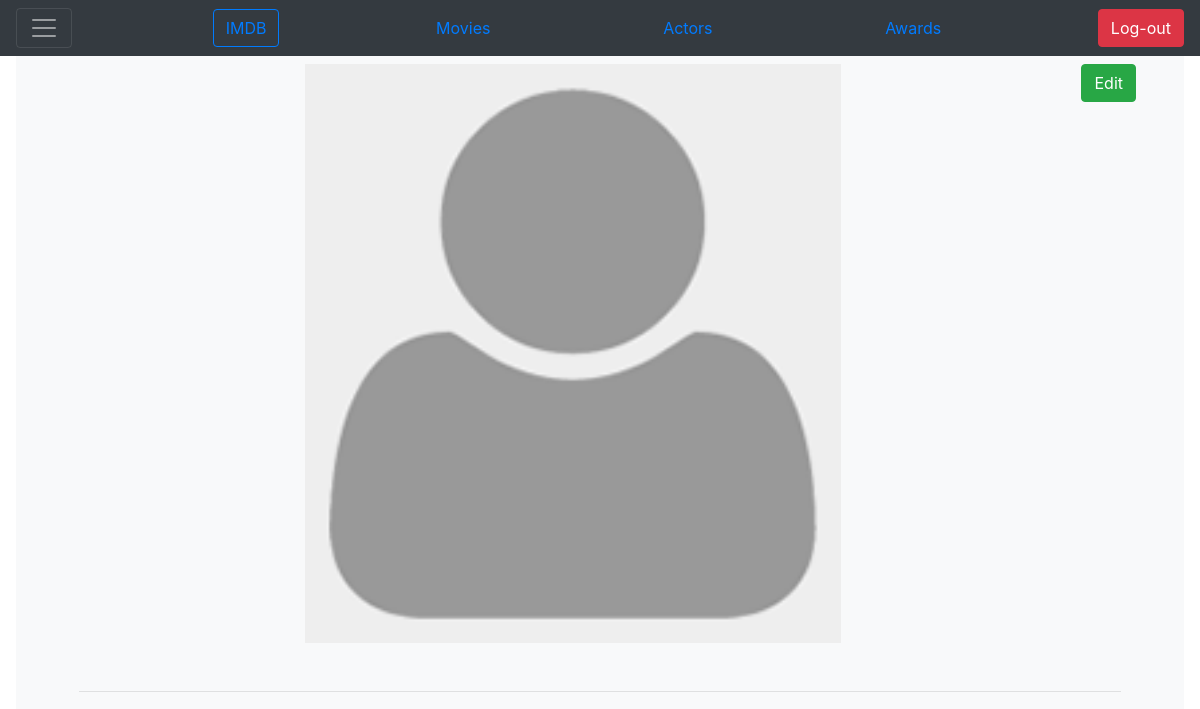
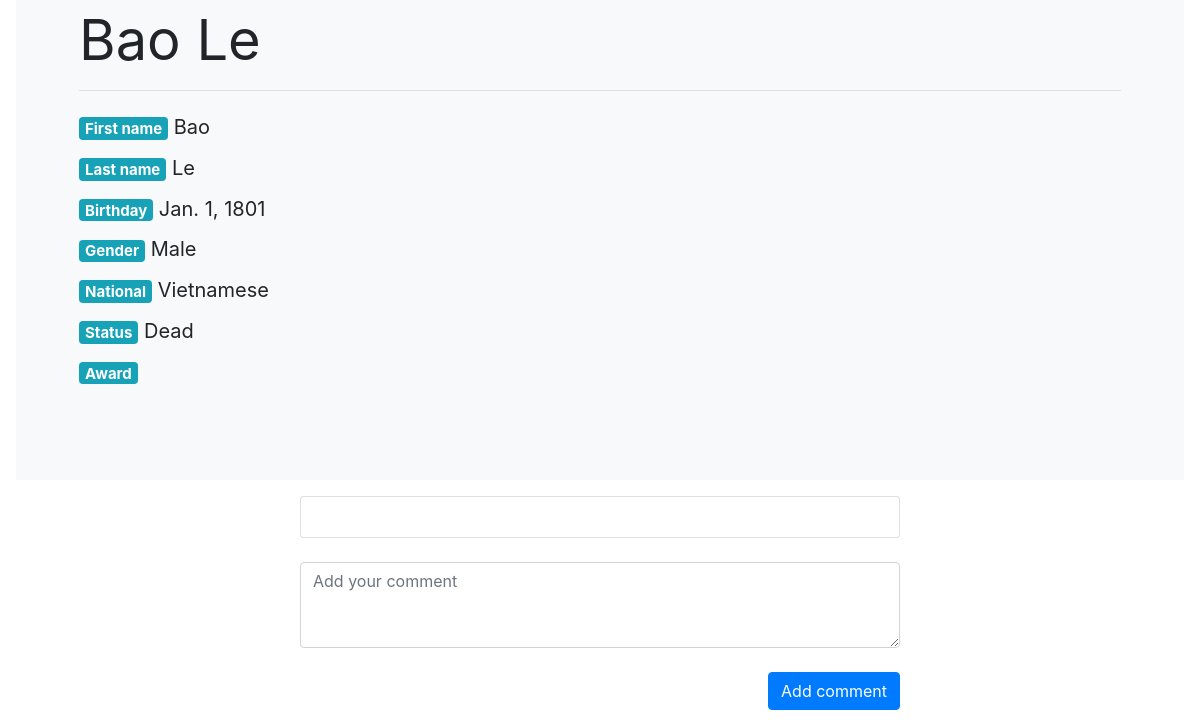
The page /imdb/actors/detail/5/ (signed in) on the database as committed earlier (2 pictures, top to bottom).
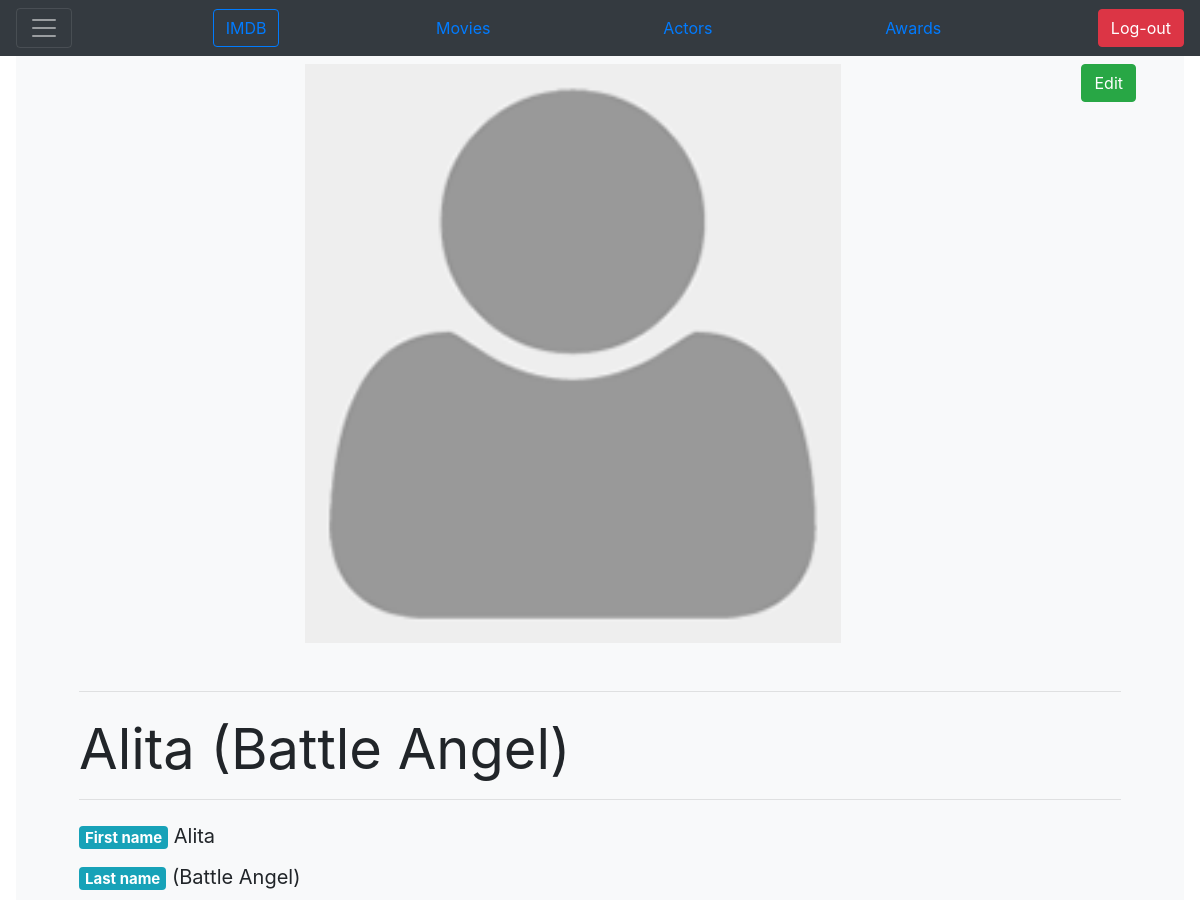
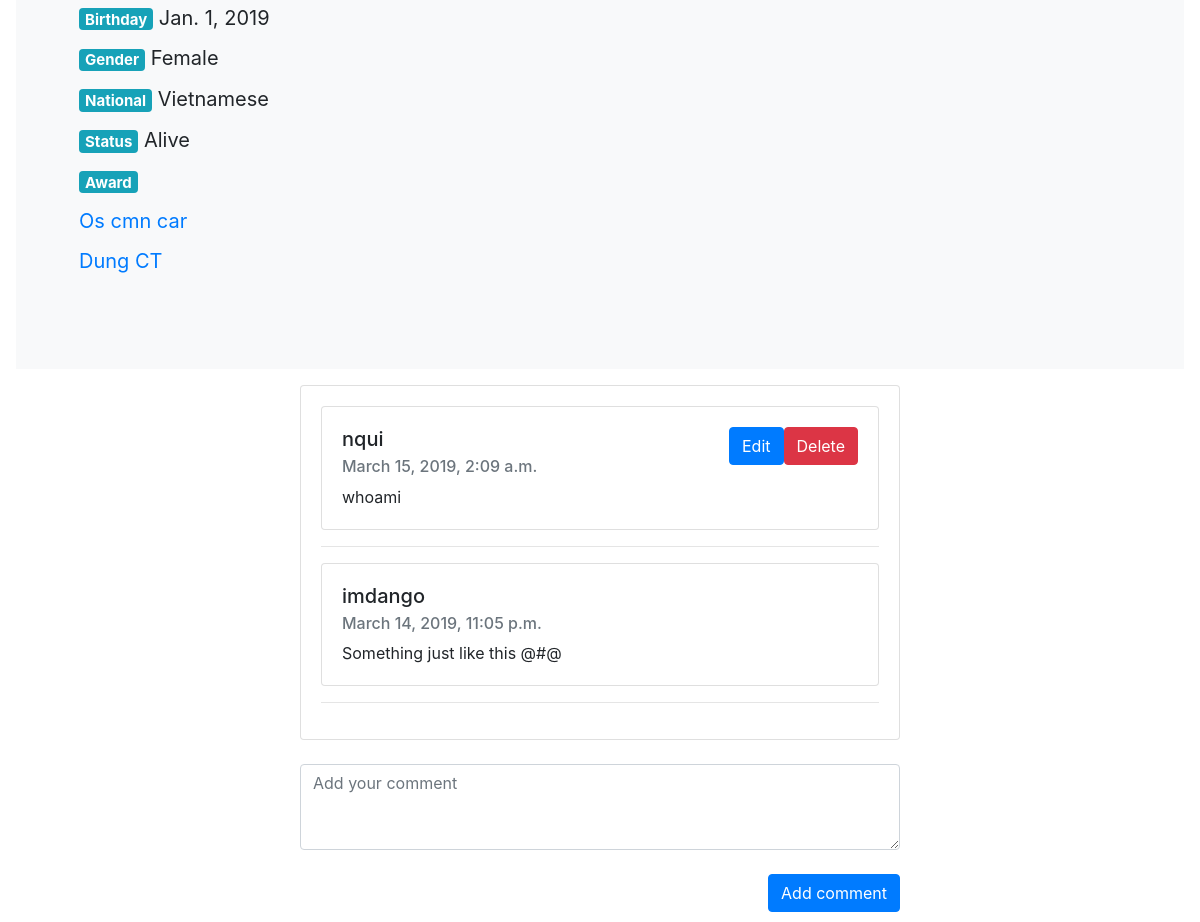
The same page on the database as committed later (2 pictures, top to bottom).
### imdb/models.py (models this page shows, shortened)
class Actor(models.Model):
    MALE = 'MALE'
    FEMALE = 'FEMALE'
    UNDEFINED = 'UNDEFINED'
    SEX_CHOICES = [
        (MALE, MALE.capitalize()),
        (FEMALE, FEMALE.capitalize()),
        (UNDEFINED, UNDEFINED.capitalize()),
    ]
    NATIONALITIES_CHOICES = (('Afghan', 'Afghan'), ('Albanian', 'Albanian'), ('Algerian', 'Algerian'), ('American', 'American'), ('Andorran', 'Andorran'), ('Angolan', 'Angolan'), ('Antiguans', 'Antiguans'), ('Argentinean', 'Argentinean'), ('Armenian', 'Armenian'), ('Australian', 'Australian'), ('Austrian', 'Austrian'), ('Azerbaijani', 'Azerbaijani'), ('Bahamian', 'Bahamian'), ('Bahraini', 'Bahraini'), ('Bangladeshi', 'Bangladeshi'), ('Barbadian', 'Barbadian'), ('Barbudans', 'Barbudans'), ('Batswana', 'Batswana'), ('Belarusian', 'Belarusian'), ('Belgian', 'Belgian'), ('Belizean', 'Belizean'), ('Beninese', 'Beninese'), ('Bhutanese', 'Bhutanese'), ('Bolivian', 'Bolivian'), ('Bosnian', 'Bosnian'), ('Brazilian', 'Brazilian'), ('British', 'British'), ('Bruneian', 'Bruneian'), ('Bulgarian', 'Bulgarian'), ('Burkinabe', 'Burkinabe'), ('Burmese', 'Burmese'), ('Burundian', 'Burundian'), ('Cambodian', 'Cambodian'), ('Cameroonian', 'Cameroonian'), ('Canadian', 'Canadian'), ('Cape Verdean', 'Cape Verdean'), ('Central African', 'Central African'), ('Chadian', 'Chadian'), ('Chilean', 'Chilean'), ('Chinese', 'Chinese'), ('Colombian', 'Colombian'), ('Comoran', 'Comoran'), ('Congolese', 'Congolese'), ('Costa Rican', 'Costa Rican'), ('Croatian', 'Croatian'), ('Cuban', 'Cuban'), ('Cypriot', 'Cypriot'), ('Czech', 'Czech'), ('Danish', 'Danish'), ('Djibouti', 'Djibouti'), ('Dominican', 'Dominican'), ('Dutch', 'Dutch'), ('Dutchman', 'Dutchman'), ('Dutchwoman', 'Dutchwoman'), ('East Timorese', 'East Timorese'), ('Ecuadorean', 'Ecuadorean'), ('Egyptian', 'Egyptian'), ('Emirian', 'Emirian'), ('Equatorial Guinean', 'Equatorial Guinean'), ('Eritrean', 'Eritrean'), ('Estonian', 'Estonian'), ('Ethiopian', 'Ethiopian'), ('Fijian', 'Fijian'), ('Filipino', 'Filipino'), ('Finnish', 'Finnish'), ('French', 'French'), ('Gabonese', 'Gabonese'), ('Gambian', 'Gambian'), ('Georgian', 'Georgian'), ('German', 'German'), ('Ghanaian', 'Ghanaian'), ('Greek', 'Greek'), ('Grenadian', 'Grenadian'), ('Guatemalan', 'Guatemalan'), ('Guinea-Bissauan', 'Guinea-Bissauan'), ('Guinean', 'Guinean'), ('Guyanese', 'Guyanese'), ('Haitian', 'Haitian'), ('Herzegovinian', 'Herzegovinian'), ('Honduran', 'Honduran'), ('Hungarian', 'Hungarian'), ('I-Kiribati', 'I-Kiribati'), ('Icelander', 'Icelander'), ('Indian', 'Indian'), ('Indonesian', 'Indonesian'), ('Iranian', 'Iranian'), ('Iraqi', 'Iraqi'), ('Irish', 'Irish'), ('Israeli', 'Israeli'), ('Italian', 'Italian'), ('Ivorian', 'Ivorian'), ('Jamaican', 'Jamaican'), ('Japanese', 'Japanese'), ('Jordanian', 'Jordanian'), ('Kazakhstani', 'Kazakhstani'), ('Kenyan', 'Kenyan'), ('Kittian and Nevisian', 'Kittian and Nevisian'), ('Kuwaiti', 'Kuwaiti'), ('Kyrgyz', 'Kyrgyz'), ('Laotian', 'Laotian'), ('Latvian', 'Latvian'), ('Lebanese', 'Lebanese'), ('Liberian', 'Liberian'), ('Libyan', 'Libyan'), ('Liechtensteiner', 'Liechtensteiner'), ('Lithuanian', 'Lithuanian'), ('Luxembourger', 'Luxembourger'), ('Macedonian', 'Macedonian'), ('Malagasy', 'Malagasy'), ('Malawian', 'Malawian'), ('Malaysian', 'Malaysian'), ('Maldivan', 'Maldivan'), ('Malian', 'Malian'), ('Maltese', 'Maltese'), ('Marshallese', 'Marshallese'), ('Mauritanian', 'Mauritanian'), ('Mauritian', 'Mauritian'), ('Mexican', 'Mexican'), ('Micronesian', 'Micronesian'), ('Moldovan', 'Moldovan'), ('Monacan', 'Monacan'), ('Mongolian', 'Mongolian'), ('Moroccan', 'Moroccan'), ('Mosotho', 'Mosotho'), ('Motswana', 'Motswana'), ('Mozambican', 'Mozambican'), ('Namibian', 'Namibian'), ('Nauruan', 'Nauruan'), ('Nepalese', 'Nepalese'), ('Netherlander', 'Netherlander'), ('New Zealander', 'New Zealander'), ('Ni-Vanuatu', 'Ni-Vanuatu'), ('Nicaraguan', 'Nicaraguan'), ('Nigerian', 'Nigerian'), ('Nigerien', 'Nigerien'), ('North Korean', 'North Korean'), ('Northern Irish', 'Northern Irish'), ('Norwegian', 'Norwegian'), ('Omani', 'Omani'), ('Pakistani', 'Pakistani'), ('Palauan', 'Palauan'), ('Panamanian', 'Panamanian'), ('Papua New Guinean', 'Papua New Guinean'), ('Paraguayan', 'Paraguayan'), ('Peruvian', 'Peruvian'), ('Polish', 'Polish'), ('Portuguese', 'Portuguese'), ('Qatari', 'Qatari'), ('Romanian', 'Romanian'), ('Russian', 'Russian'), ('Rwandan', 'Rwandan'), ('Saint Lucian', 'Saint Lucian'), ('Salvadoran', 'Salvadoran'), ('Samoan', 'Samoan'), ('San Marinese', 'San Marinese'), ('Sao Tomean', 'Sao Tomean'), ('Saudi', 'Saudi'), ('Scottish', 'Scottish'), ('Senegalese', 'Senegalese'), ('Serbian', 'Serbian'), ('Seychellois', 'Seychellois'), ('Sierra Leonean', 'Sierra Leonean'), ('Singaporean', 'Singaporean'), ('Slovakian', 'Slovakian'), ('Slovenian', 'Slovenian'), ('Solomon Islander', 'Solomon Islander'), ('Somali', 'Somali'), ('South African', 'South African'), ('South Korean', 'South Korean'), ('Spanish', 'Spanish'), ('Sri Lankan', 'Sri Lankan'), ('Sudanese', 'Sudanese'), ('Surinamer', 'Surinamer'), ('Swazi', 'Swazi'), ('Swedish', 'Swedish'), ('Swiss', 'Swiss'), ('Syrian', 'Syrian'), ('Taiwanese', 'Taiwanese'), ('Tajik', 'Tajik'), ('Tanzanian', 'Tanzanian'), ('Thai', 'Thai'), ('Togolese', 'Togolese'), ('Tongan', 'Tongan'), ('Trinidadian or Tobagonian', 'Trinidadian or Tobagonian'), ('Tunisian', 'Tunisian'), ('Turkish', 'Turkish'), ('Tuvaluan', 'Tuvaluan'), ('Ugandan', 'Ugandan'), ('Ukrainian', 'Ukrainian'), ('Uruguayan', 'Uruguayan'), ('Uzbekistani', 'Uzbekistani'), ('Venezuelan', 'Venezuelan'), ('Vietnamese', 'Vietnamese'), ('Welsh', 'Welsh'), ('Yemenite', 'Yemenite'), ('Zambian', 'Zambian'), ('Zimbabwean', 'Zimbabwean'))
    first_name = models.CharField(max_length=100)
    last_name = models.CharField(max_length=100)
    birthdate = models.DateField()
    sex = models.CharField(
        max_length=10,
        choices=SEX_CHOICES,
        default=UNDEFINED,
    )
    nationalities = models.CharField(
        max_length=50,
        choices=NATIONALITIES_CHOICES,
        default='Vietnamese',
    )
    alive = models.BooleanField(blank=True)
    def __str__(self):
        return self.first_name + ' ' + self.last_name

class Award(models.Model):
    ACTOR = 'ACTOR'
    MOVIE = 'MOVIE'
    name = models.CharField(max_length=100)
    kind = models.CharField(
        max_length=50,
        choices=(
            (ACTOR, ACTOR.capitalize()),
            (MOVIE, MOVIE.capitalize()),
        ),
        default=ACTOR,
    )
    movie_kind = models.ManyToManyField(Movie, blank=True,)
    actor_kind = models.ManyToManyField(Actor, blank=True,)
    date_assign = models.DateTimeField(blank=True, auto_now_add=True,)
    def __str__(self):
        return self.name

class Comment(models.Model):
    MOVIE = "Movie"
    ACTOR = "Actor"
    AWARD = "Award"
    user = models.ForeignKey(User, on_delete=models.CASCADE,)
    target_kind = models.CharField(max_length=20, blank=True,)
    target_id = models.IntegerField()
    created_time = models.DateTimeField(auto_now_add=True,)
    last_edit = models.DateTimeField(blank=True, null=True,)
    content = models.CharField(max_length=254, blank=False,)

### imdb/views.py (the view)
# urls.py: path('actors/detail/<int:pk>/', views.actor_detail, name="actordetail"),
@login_required
def actor_detail(request, pk):
    if request.method == 'POST':
        cmt_form = CommentForm(request.POST)
        if cmt_form.is_valid():
            cmt_data = cmt_form.save(commit=False)
            cmt_data.user = request.user
            cmt_data.target_kind = request.POST.get('kind')
            cmt_data.target_id = pk
            cmt_data.save()
            return_url = '/imdb/' + str(cmt_data.target_kind).lower() + 's/detail/' + str(cmt_data.target_id)
            return HttpResponseRedirect(return_url)
    else:
        obj = get_object_or_404(Actor, pk=pk)
        pre_form = ActorForm(obj.__dict__)
        cmt_form = CommentForm()
        load_comments = Comment.objects.filter(target_kind__iexact='actor', target_id__exact=obj.id).order_by('-created_time')
        return render(request, 'imdb/actor_detail.html', {'obj': obj,
                                                          'cmt_form': cmt_form,
                                                          'load_comments': load_comments,
                                                          'pre_form': pre_form,})

### imdb/forms.py
class CommentForm(forms.ModelForm):
    class Meta:
        model = Comment
        fields = ('content',)
        widgets = {
            'content': forms.Textarea(attrs={'class': 'form-control', 'placeholder': 'Add your comment', 'rows': '3',}),
        }

class ActorForm(forms.ModelForm):
    class Meta:
        model = Actor
        fields = "__all__"
        widgets = {
            'first_name': forms.TextInput(attrs={'class': 'form-control',}),
            'last_name': forms.TextInput(attrs={'class': 'form-control',}),
            'birthdate': forms.SelectDateWidget(years=range(datetime.today().year, 1800, -1), attrs={'class': 'form-control'}),
            'sex': forms.Select(attrs={'class': 'custom-select d-block w-100',}),
            'nationalities': forms.Select(attrs={'class': 'custom-select d-block w-100',}),
            'alive': forms.CheckboxInput(attrs={'class': 'custom-control-input',}),
        }

### imdb/templates/imdb/actor_detail.html (shortened to what this page needs)
{% extends 'imdb/base.html' %}
{% block actor_detail %}
{% load static %}
<link href="{% static "imdb/product.css" %}" rel="stylesheet">
<body>
<nav class="navbar fixed-top navbar-dark bg-dark">
    <button class="navbar-toggler" type="button" data-toggle="collapse" data-target="#navbarToggleExternalContent" aria-controls="navbarToggleExternalContent" aria-expanded="false" aria-label="Toggle navigation">
        <span class="navbar-toggler-icon"></span>
    </button>
    <a class="btn btn-outline-primary" href="{% url "imdb:index" %}">IMDB</a>
    <a class="nav-link" href="{% url "imdb:movies" %}">Movies</a>
    <a class="nav-link" href="{% url "imdb:actors" %}">Actors</a>
    <a class="nav-link" href="{% url "imdb:awards" %}">Awards</a>
    <form class="form-inline">
        {% if user.is_authenticated %}
        <a class="btn btn-danger" href="{% url "imdb:logout" %}">Log-out</a>
        {% else %}
        <a class="btn btn-primary" href="{% url "imdb:login" %}">Log-in</a>
        <a class="btn btn-link" href="{% url "imdb:signup" %}">Sign-up</a>
        {% endif %}
    </form>
</nav>
<div class="position-relative overflow-hidden p-3 p-md-5 m-md-3 text-center bg-light">
  <button type="button" class="btn btn-success float-right" data-toggle="modal" data-target="#actor_edit{{ obj.id }}">Edit</button>
  <img class="center" src="{% static "imdb/images/noimage.png" %}" alt="">
  <div class="col-md-auto p-lg-10 mx-auto my-5 text-left">
    <hr class="mb-4">
    <h5 class="display-4 font-weight-normal">{{ obj }}</h>
    <hr class="mb-4">
    <p class="lead font-weight-normal"><span class="badge badge-info">First name</span> {{ obj.first_name }}</p>
    <p class="lead font-weight-normal"><span class="badge badge-info">Last name</span> {{ obj.last_name }}</p>
    <p class="lead font-weight-normal"><span class="badge badge-info">Birthday</span> {{ obj.birthdate }}</p>
    <p class="lead font-weight-normal"><span class="badge badge-info">Gender</span> {{ obj.sex.capitalize }}</p>
    <p class="lead font-weight-normal"><span class="badge badge-info">National</span> {{ obj.nationalities }}</p>
    <p class="lead font-weight-normal"><span class="badge badge-info">Status</span> {% if obj.alive %} Alive {% else %} Dead {% endif %}</p>
    <p class="lead font-weight-normal"><span class="badge badge-info">Award</span></p>
    {% for award in obj.award_set.all %}
    <p class="lead font-weight-normal"><a href="{% url "imdb:awarddetail" award.id %}">{{ award }}</a></p>
    {% endfor %}
  </div>
</div>
<div class="center">
  <div class="card">
    <div class="card-body">
    {% for comment in load_comments %}
    <div class="card">
      <div class="card-body">
        {% if user.id == comment.user.id or user.is_staff or user.is_superuser %}
          <button type="button" class="btn btn-danger float-right" data-toggle="modal" data-target="#delete{{ comment.id }}">Delete</button>
          <button type="button" class="btn btn-primary float-right" data-toggle="modal" data-target="#edit{{ comment.id }}">Edit</button>
        {% endif %}
        <h5 class="card-title">{{ comment.user }}</h5>
        <h6 class="card-subtitle mb-2 text-muted">
        {{ comment.created_time }}
        </h6>
        <p class="card-text">{{ comment.content }}</p>
      </div>
    </div>
    <hr class='mb4'>
    {% endfor %}
    </div>
  </div>
  <form action="{% url "imdb:addcomment" obj.id %}" method="post">
    {{ cmt_form.content }}
    <input class="btn btn-primary float-right" type="submit" value="Add comment">
  </form>
</div>
</body>
{% endblock %}

Rows that differ between the two databases and show on the page:
changed Actor "Vietnamese": first_name+last_name "Bao Le" → "Alita (Battle Angel)"; first_name "Bao" → "Alita"; last_name "Le" → "(Battle Angel)"; birthdate "Jan. 1, 1801" → "Jan. 1, 2019"; sex "Male" → "Female"
added Award: name "Os cmn car"
added Award: name "Dung CT"
added Comment: user "nqui", created_time "March 15, 2019, 2:09 a.m.", content "whoami"
now on this page (row edited): Comment: user "imdango", created_time "March 14, 2019, 11:05 p.m.", content "Something just like this @#@"
Other text that changed with them:
text no longer shown: "Dead"
text now shown: "Alive"
